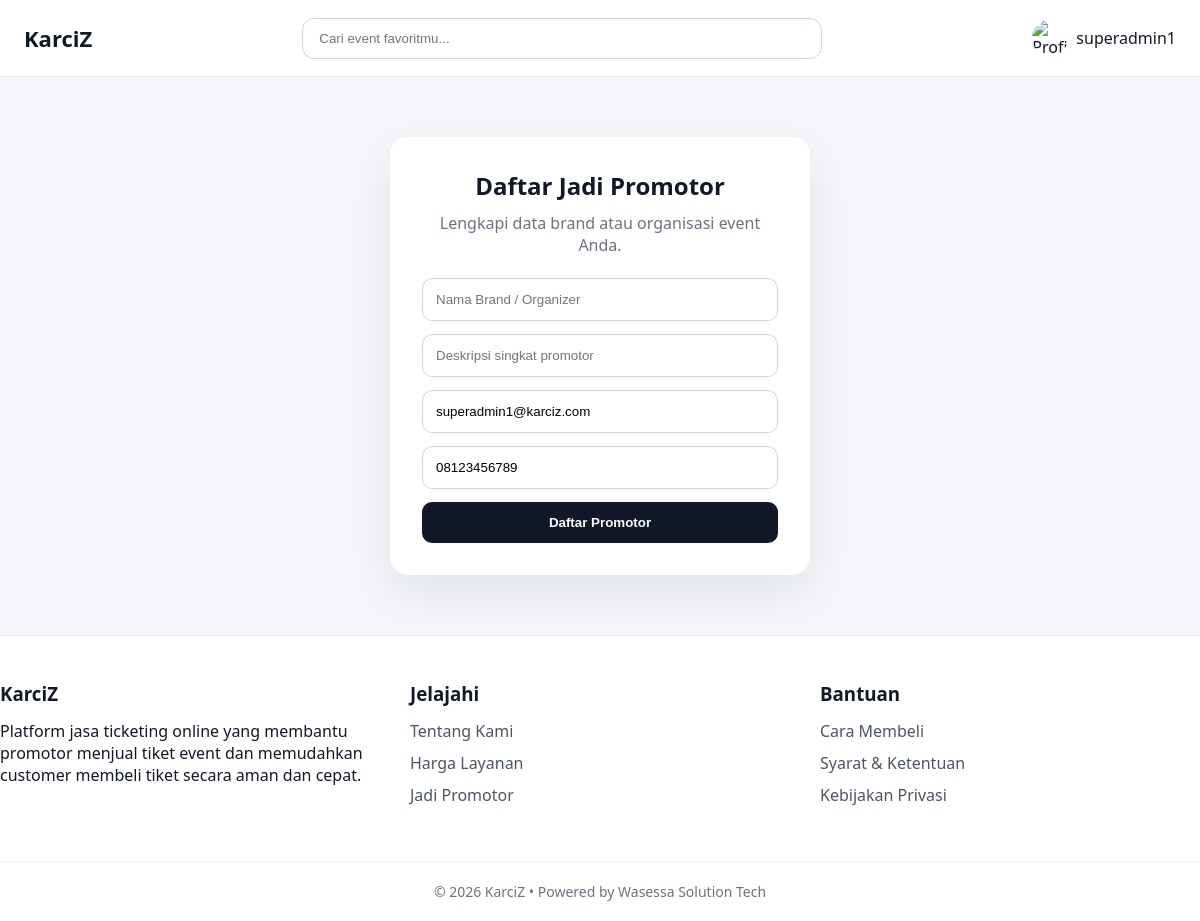
The app's page /register-promotor.php (signed in) with its own data.
### tables this page shows
CREATE TABLE `users` (
  `id` int(11) NOT NULL,
  `username` varchar(50) DEFAULT NULL,
  `email` varchar(100) DEFAULT NULL,
  `password` varchar(255) DEFAULT NULL,
  `no_whatsapp` varchar(20) DEFAULT NULL,
  `role` varchar(20) DEFAULT NULL,
  `created_at` timestamp NOT NULL DEFAULT current_timestamp(),
  `profile_image` varchar(255) DEFAULT NULL,
  `status` enum('pending','approved','rejected') DEFAULT 'pending'
);

### register-promotor.php (the view, shortened to what this page needs)
<?php
include 'config.php';
$username_login = $_SESSION['user'];
$stmtUser = $conn->prepare("SELECT id, username, email, no_whatsapp FROM users WHERE username=? LIMIT 1");
$stmtUser->bind_param("s", $username_login);
$stmtUser->execute();
$user = $stmtUser->get_result()->fetch_assoc();
?>
<!DOCTYPE html>
<html lang="id">
<head>
    <link rel="stylesheet" href="/Karciz/assets/css/style.css">
</head>
<body>
<?php include __DIR__ . '/components/navbar.php'; ?>
<main>
    <div class="register-container">
        <h2>Daftar Jadi Promotor</h2>
        <p>Lengkapi data brand atau organisasi event Anda.</p>
        <form method="POST">
            <input type="text" name="nama_brand" placeholder="Nama Brand / Organizer" required>
            <input type="text" name="deskripsi_singkat" placeholder="Deskripsi singkat promotor" required>
            <input type="email" name="email_bisnis" placeholder="Email bisnis" value="<?= htmlspecialchars($user['email']); ?>" required>
            <input type="text" name="no_wa" placeholder="No WhatsApp" value="<?= htmlspecialchars($user['no_whatsapp']); ?>" required>
            <button type="submit">Daftar Promotor</button>
        </form>
    </div>
</main>
<?php include __DIR__ . '/components/footer.php'; ?>
</body>
</html>

### components/navbar.php (shortened to what this page needs)
<?php
require_once __DIR__ . '/../config.php';
$user_data = null;
if (!empty($_SESSION['user'])) {
    $username = $_SESSION['user'];
    if ($stmt = $conn->prepare("SELECT username, profile_image FROM users WHERE username=? LIMIT 1")) {
        $stmt->bind_param("s", $username);
        $stmt->execute();
        $result = $stmt->get_result();
        $user_data = $result->fetch_assoc();
    }
}
$profile_img = 'default-profile.png';
$username_display = 'Guest';
if ($user_data) {
    $profile_img = !empty($user_data['profile_image'])
        ? $user_data['profile_image']
        : 'default-profile.png';
    $username_display = $user_data['username'] ?? 'Guest';
}
?>
<header class="navbar">
  <div class="container nav-wrapper">
    <div class="logo">
      <a href="/Karciz/index.php">KarciZ</a>
    </div>
    <div class="search-box">
      <input type="text" placeholder="Cari event favoritmu..." />
    </div>
    <div class="nav-right">
      <?php if ($user_data) { ?>
        <div class="profile-user" id="profileToggle">
          <img
            src="/Karciz/assets/images/profile/<?= htmlspecialchars($profile_img) ?>"
            alt="Profile"
          />
          <span><?= htmlspecialchars($username_display) ?></span>
        </div>
      <?php } else { ?>
        <a href="/Karciz/login.php">Login</a>
      <?php } ?>
    </div>
  </div>
</header>

### assets/css/style.css (style rules this page uses)
* { margin: 0; padding: 0; box-sizing: border-box; }
html, body { min-height: 100%; font-family: 'Segoe UI', Calibri, sans-serif; background: #f4f6f9; color: #111827; }
body { display: flex; flex-direction: column; }
main { flex: 1; }
.container { width: 100%; max-width: 1200px; margin: 0 auto; padding: 0 24px; }
.navbar { background: #fff; border-bottom: 1px solid #e5e7eb; position: sticky; top: 0; z-index: 100; }
.nav-wrapper { min-height: 76px; display: flex; align-items: center; justify-content: space-between; gap: 24px; }
.logo a { font-size: 22px; font-weight: 800; color: #111827; text-decoration: none; }
.search-box { flex: 1; max-width: 520px; }
.search-box input { width: 100%; padding: 12px 16px; border: 1px solid #d1d5db; border-radius: 12px; outline: none; background: #fff; }
.nav-right { display: flex; align-items: center; gap: 22px; }
.profile-user { position: relative; display: flex; align-items: center; gap: 8px; cursor: pointer; }
.profile-user img { width: 36px; height: 36px; border-radius: 50%; object-fit: cover; }
.register-container { width: 100%; max-width: 420px; margin: 60px auto; background: #fff; padding: 32px; border-radius: 18px; box-shadow: 0 18px 45px rgba(17,24,39,0.08); text-align: center; }
.register-container h2 { margin-bottom: 10px; font-size: 24px; }
.register-container p { margin-bottom: 22px; color: #6b7280; }
.register-container input { width: 100%; padding: 13px; margin-bottom: 13px; border-radius: 10px; border: 1px solid #d1d5db; outline: none; }
.register-container button { width: 100%; padding: 13px; background: #111827; color: white; border: none; border-radius: 10px; font-weight: 700; cursor: pointer; }

### records on screen
users: username "superadmin1", email_bisnis "superadmin1@karciz.com", no_wa "08123456789"
